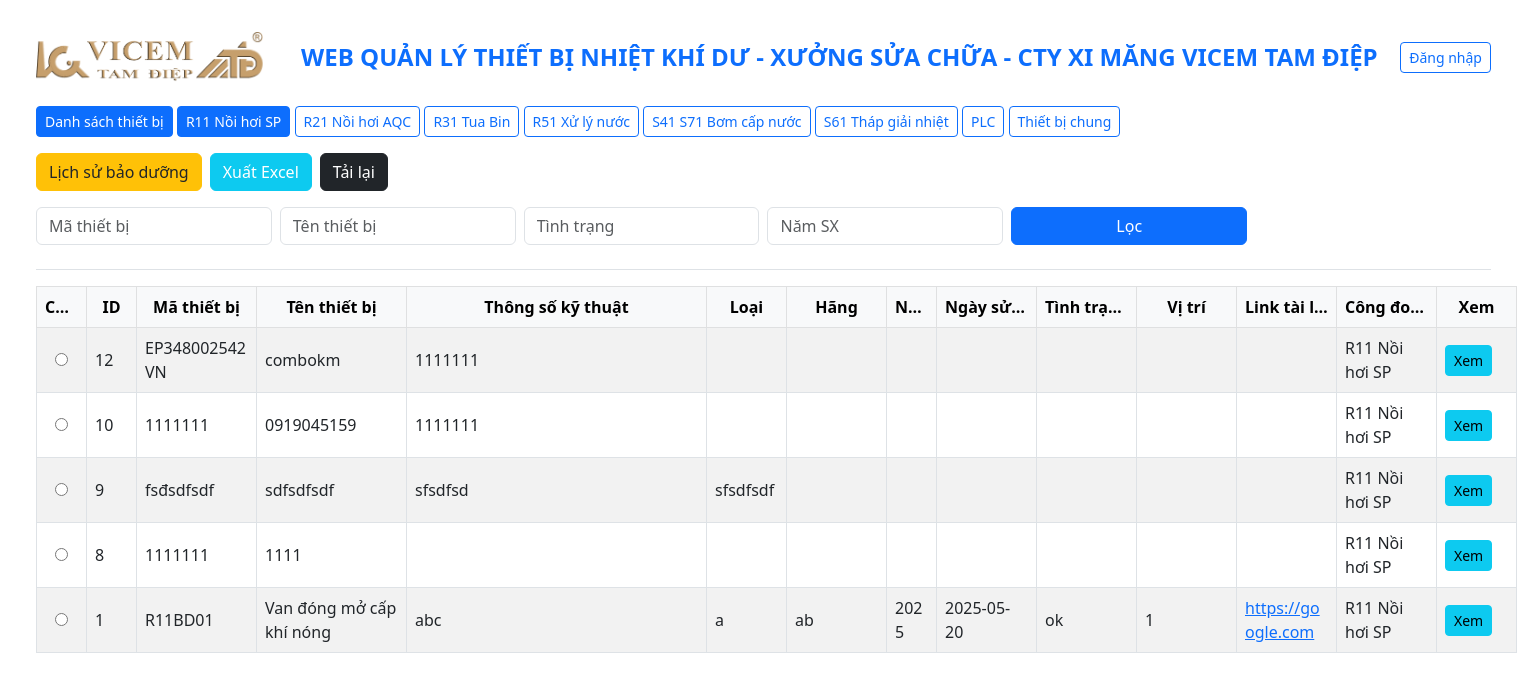
Page /devices?stage=R11+Nồi+hơi+SP on the earlier database version.
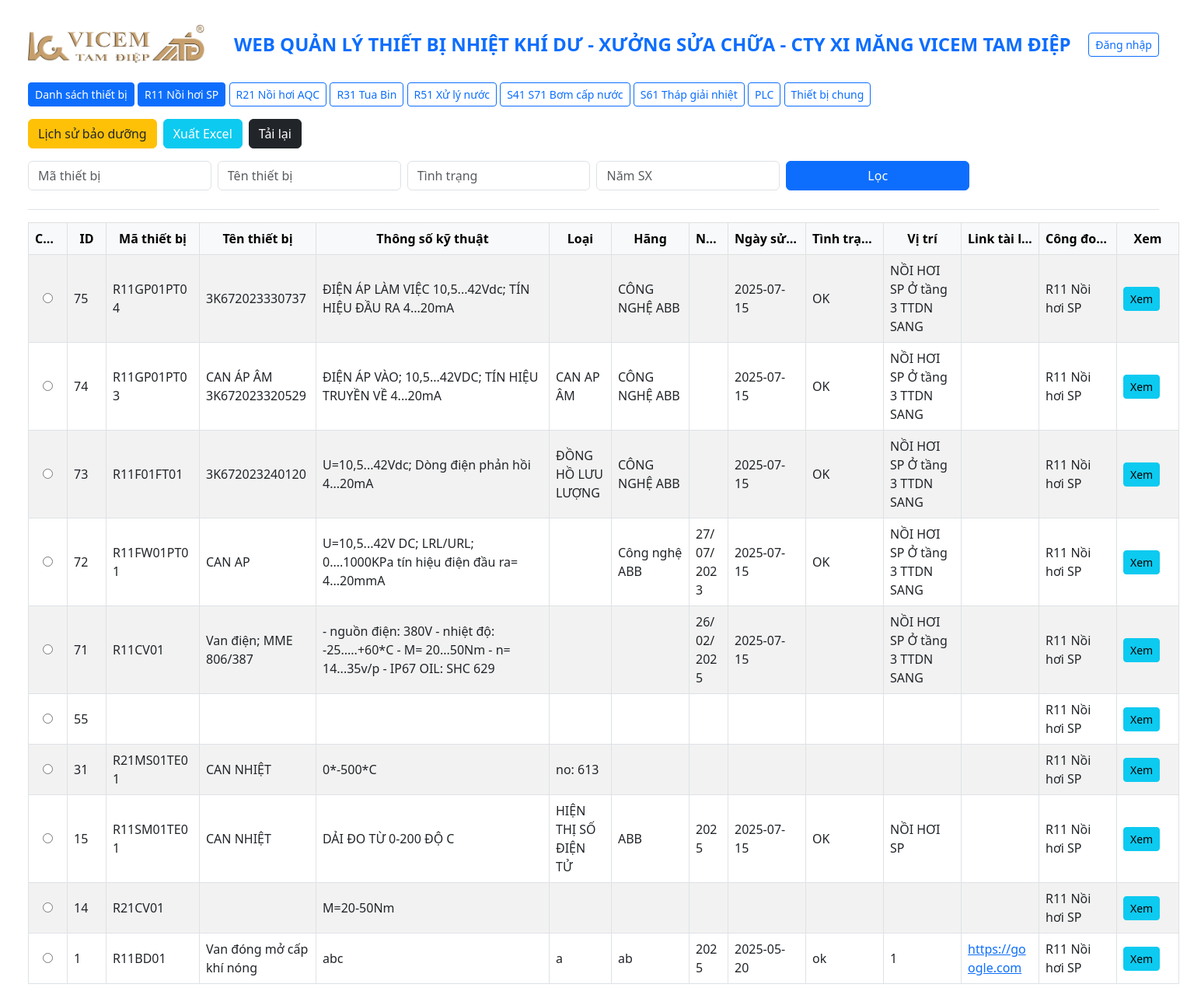
Same page on the later database version.
### tables this page shows
CREATE TABLE devices (
    id INTEGER PRIMARY KEY AUTOINCREMENT,
    code TEXT,
    name TEXT,
    specs TEXT,
    category TEXT,
    manufacturer TEXT,
    year TEXT,
    date_in_use TEXT,
    status TEXT,
    location TEXT,
    link TEXT,
    stage TEXT
);

### app.py (the view)
@app.route('/devices')
@app.route('/')
@app.route('/devices')
def index():
    user = session.get('user')  # Cho phép truy cập không cần đăng nhập
    stage = request.args.get('stage')
    selected_id = request.args.get('selected_id')
    conn = get_db()
    query = "SELECT * FROM devices WHERE 1=1"
    params = []
    for field in ['code', 'name', 'status', 'year']:
        value = request.args.get(field)
        if value:
            query += f" AND {field} LIKE ?"
            params.append(f"%{value}%")
    if stage:
        query += " AND stage = ?"
        params.append(stage)
    query += " ORDER BY id DESC LIMIT 1000"
    devices = conn.execute(query, tuple(params)).fetchall()
    conn.close()
    return render_template('index.html',
                           devices=devices,
                           stages=get_stages(),
                           selected_stage=stage,
                           selected_id=selected_id,
                           user=user)

### app.py (called while the page is built)
def get_db():
    conn = sqlite3.connect(DB_FILE)
    conn.row_factory = sqlite3.Row
    return conn

def get_stages():
    return [
        'R11 Nồi hơi SP', 'R21 Nồi hơi AQC', 'R31 Tua Bin',
        'R51 Xử lý nước', 'S41 S71 Bơm cấp nước', 'S61 Tháp giải nhiệt', 'PLC', 'Thiết bị chung'
    ]

### templates/index.html (shortened to what the changed rows need)
<!DOCTYPE html>
<html lang="vi">
<head>
  <link href="https://cdn.jsdelivr.net/npm/bootstrap@5.3.0/dist/css/bootstrap.min.css" rel="stylesheet">
</head>
<body class="p-4">
  <div class="container-fluid">
    <div class="sticky-top bg-white py-2 border-bottom" style="z-index: 1000;">
      <div class="mb-3">
        <a href="{{ url_for('index') }}" class="btn btn-primary btn-sm">Danh sách thiết bị</a>
        {% for s in stages %}
          <a href="{{ url_for('index', stage=s) }}" class="btn btn-outline-primary btn-sm {% if s == selected_stage %}active{% endif %}">{{ s }}</a>
        {% endfor %}
      </div>
    </div>
    <form method="post" id="deviceForm" action="{{ url_for('edit_device') }}">
      <table class="table table-bordered table-striped table-hover align-middle mt-3">
        <thead class="table-light text-center">
          <tr>
            <th style="width: 50px;">Chọn</th>
            <th style="width: 50px;">ID</th>
            <th style="width: 120px;">Mã thiết bị</th>
            <th style="width: 150px;">Tên thiết bị</th>
            <th style="width: 300px;">Thông số kỹ thuật</th>
            <th style="width: 80px;">Loại</th>
            <th style="width: 100px;">Hãng</th>
            <th style="width: 50px;">Năm SX</th>
            <th style="width: 100px;">Ngày sử dụng</th>
            <th style="width: 100px;">Tình trạng</th>
            <th style="width: 100px;">Vị trí</th>
            <th style="width: 100px;">Link tài liệu</th>
            <th style="width: 100px;">Công đoạn</th>
            <th style="width: 80px;">Xem</th>
          </tr>
        </thead>
        <tbody>
          {% for d in devices %}
          <tr>
            <td class="text-center"><input type="radio" name="selected_id" value="{{ d.id }}" {% if selected_id and d.id|string == selected_id|string %}checked{% endif %}></td>
            <td>{{ d.id }}</td>
            <td>{{ d.code }}</td>
            <td>{{ d.name }}</td>
            <td><span style="display:inline-block; width:100%;">{{ d.specs }}</span></td>
            <td>{{ d.category }}</td>
            <td>{{ d.manufacturer }}</td>
            <td>{{ d.year }}</td>
            <td>{{ d.date_in_use }}</td>
            <td>{{ d.status }}</td>
            <td>{{ d.location }}</td>
            <td><a href="{{ d.link }}" target="_blank">{{ d.link }}</a></td>
            <td>{{ d.stage }}</td>
            <td><a href="{{ url_for('device_history', device_id=d.id) }}" class="btn btn-sm btn-info">Xem</a></td>
          </tr>
          {% endfor %}
        </tbody>
      </table>
    </form>
  </div>
</body>
</html>

Differences in the rows shown:
removed devices: id "12", code "EP348002542VN", name "combokm", specs "1111111", stage "R11 Nồi hơi SP"
removed devices: id "10", code "1111111", name "0919045159", specs "1111111", stage "R11 Nồi hơi SP"
removed devices: id "9", code "fsđsdfsdf", name "sdfsdfsdf", specs "sfsdfsd", category "sfsdfsdf", stage "R11 Nồi hơi SP"
removed devices: id "8", code "1111111", name "1111", stage "R11 Nồi hơi SP"
added devices: id "75", code "R11GP01PT04", name "3K672023330737", specs "ĐIỆN ÁP LÀM VIỆC 10,5...42Vdc; TÍN HIỆU ĐẦU RA 4...20mA", manufacturer "CÔNG NGHỆ ABB", date_in_use "2025-07-15", status "OK", location "NỒI HƠI SP Ở tầng 3 TTDN SANG", stage "R11 Nồi hơi SP"
added devices: id "74", code "R11GP01PT03", name "CAN ÁP ÂM 3K672023320529", specs "ĐIỆN ÁP VÀO; 10,5...42VDC; TÍN HIỆU TRUYỀN VỀ 4...20mA", category "CAN AP ÂM", manufacturer "CÔNG NGHỆ ABB", date_in_use "2025-07-15", status "OK", location "NỒI HƠI SP Ở tầng 3 TTDN SANG", stage "R11 Nồi hơi SP"
added devices: id "73", code "R11F01FT01", name "3K672023240120", specs "U=10,5...42Vdc; Dòng điện phản hồi 4...20mA", category "ĐỒNG HỒ LƯU LƯỢNG", manufacturer "CÔNG NGHỆ ABB", date_in_use "2025-07-15", status "OK", location "NỒI HƠI SP Ở tầng 3 TTDN SANG", stage "R11 Nồi hơi SP"
added devices: id "72", code "R11FW01PT01", name "CAN AP", specs "U=10,5...42V DC; LRL/URL; 0....1000KPa tín hiệu điện đầu ra= 4...20mmA", manufacturer "Công nghệ ABB", year "27/07/2023", date_in_use "2025-07-15", status "OK", location "NỒI HƠI SP Ở tầng 3 TTDN SANG", stage "R11 Nồi hơi SP"
added devices: id "71", code "R11CV01", name "Van điện; MME 806/387", specs "- nguồn điện: 380V - nhiệt độ: -25.....+60*C - M= 20...50Nm - n= 14...35v/p - IP67 OIL: SHC 629", year "26/02/2025", date_in_use "2025-07-15", location "NỒI HƠI SP Ở tầng 3 TTDN SANG", stage "R11 Nồi hơi SP"
added devices: id "55", stage "R11 Nồi hơi SP"
added devices: id "31", code "R21MS01TE01", name "CAN NHIỆT", specs "0*-500*C", category "no: 613", stage "R11 Nồi hơi SP"
added devices: id "15", code "R11SM01TE01", name "CAN NHIỆT", specs "DẢI ĐO TỪ 0-200 ĐỘ C", category "HIỆN THỊ SỐ ĐIỆN TỬ", manufacturer "ABB", year "2025", date_in_use "2025-07-15", status "OK", location "NỒI HƠI SP", stage "R11 Nồi hơi SP"
added devices: id "14", code "R21CV01", specs "M=20-50Nm", stage "R11 Nồi hơi SP"
